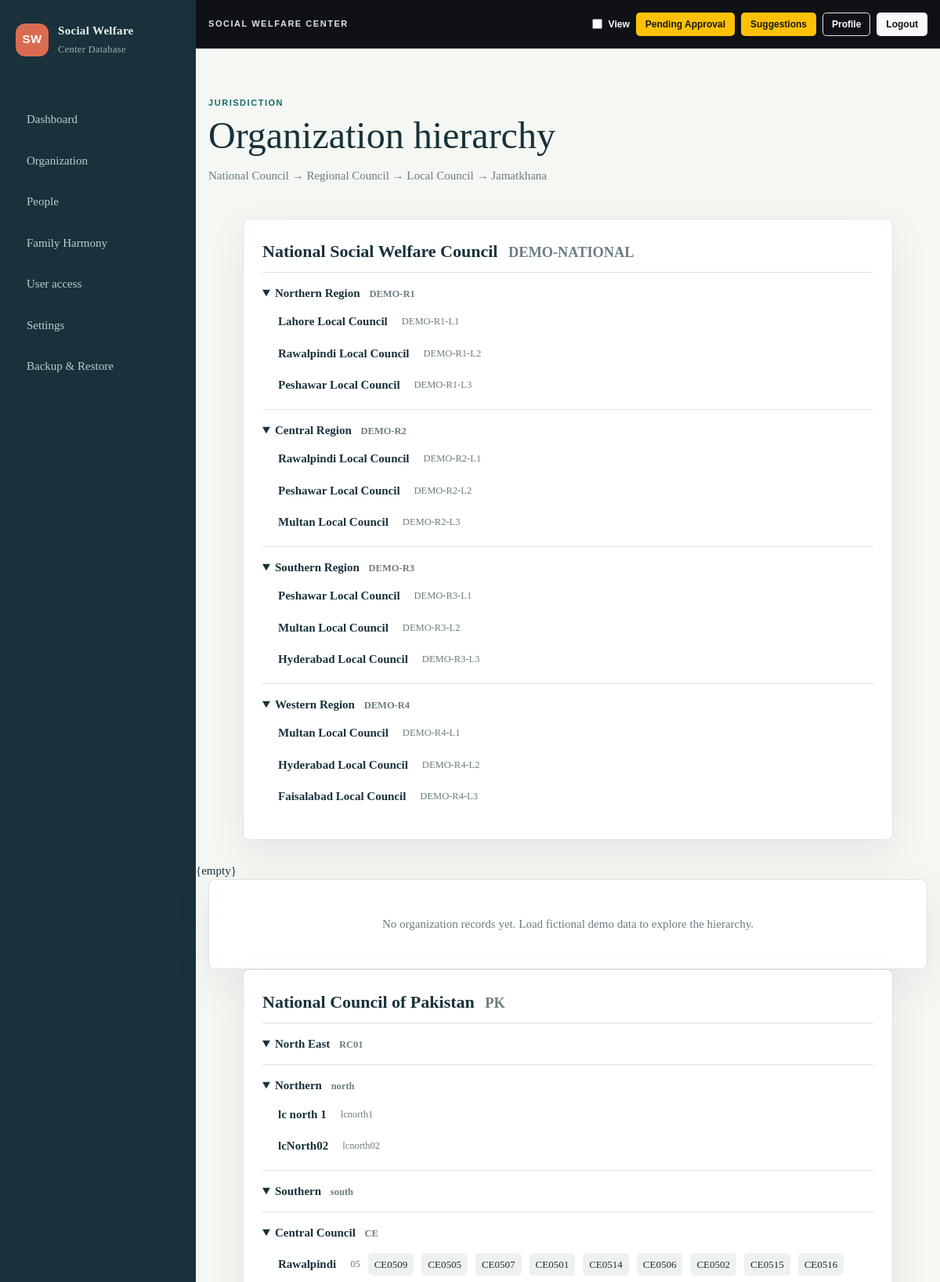
Screenshot of /organization/ (signed in, upper part) with the database file from the repository.
### organization/models.py (models this page shows, shortened)
class TimeStampedModel(models.Model):
    created_at = models.DateTimeField(auto_now_add=True)
    updated_at = models.DateTimeField(auto_now=True)
    class Meta:
        abstract = True

class NationalCouncil(TimeStampedModel):
    name = models.CharField(max_length=160)
    code = models.CharField(max_length=40, unique=True)
    is_active = models.BooleanField(default=True)

class RegionalCouncil(TimeStampedModel):
    national_council = models.ForeignKey(NationalCouncil, on_delete=models.PROTECT, related_name='regions')
    name = models.CharField(max_length=160)
    code = models.CharField(max_length=40, unique=True)
    is_active = models.BooleanField(default=True)
    class Meta:
        indexes = [models.Index(fields=['national_council', 'is_active'])]

class LocalCouncil(TimeStampedModel):
    regional_council = models.ForeignKey(RegionalCouncil, on_delete=models.PROTECT, related_name='locals')
    name = models.CharField(max_length=160)
    code = models.CharField(max_length=40, unique=True)
    is_active = models.BooleanField(default=True)
    class Meta:
        indexes = [models.Index(fields=['regional_council', 'is_active'])]

class Jamatkhana(TimeStampedModel):
    local_council = models.ForeignKey(LocalCouncil, on_delete=models.PROTECT, related_name='jamatkhanas')
    name = models.CharField(max_length=160)
    short_name = models.CharField(max_length=80, blank=True)
    code = models.CharField(max_length=40, unique=True)
    is_active = models.BooleanField(default=True)
    latitude = models.DecimalField(max_digits=9, decimal_places=6, null=True, blank=True)
    longitude = models.DecimalField(max_digits=9, decimal_places=6, null=True, blank=True)
    class Meta:
        indexes = [models.Index(fields=['local_council', 'is_active'])]

### config/views.py (the view)
# urls.py: path('organization/', organization_overview, name='organization'),
@login_required
def organization_overview(request):
    return render(request, 'organization/overview.html', {'nationals': NationalCouncil.objects.prefetch_related('regions__locals__jamatkhanas')})

### config/context_processors.py (called while the page is built)
def social_nav(request):
    count = 0
    if getattr(request, 'user', None) and request.user.is_authenticated:
        try:
            from family_harmony.models import PublicFormInvitation
            count = PublicFormInvitation.objects.filter(submitted_at__isnull=False, profile__isnull=False, profile__status__in=['DRAFT','AWAITING_CONSENT']).count()
        except Exception:
            count = 0
    return {'PENDING_APPROVAL_COUNT': count}

### templates/organization/overview.html
{% extends 'base.html' %}{% block title %}Organization | Social Welfare{% endblock %}{% block content %}<section class="page-head"><div><p class="eyebrow">JURISDICTION</p><h1>Organization hierarchy</h1><p class="muted">National Council → Regional Council → Local Council → Jamatkhana</p></div></section>{% for national in nationals %}<section class="panel hierarchy"><h2>{{ national.name }} <small>{{ national.code }}</small></h2>{% for region in national.regions.all %}<details open><summary>{{ region.name }} <small>{{ region.code }}</small></summary>{% for local in region.locals.all %}<div class="local"><strong>{{ local.name }}</strong><small>{{ local.code }}</small>{% for jk in local.jamatkhanas.all %}<span>{{ jk.short_name|default:jk.name }}</span>{% endfor %}</div>{% endfor %}</details>{% endfor %}</section>{empty}<section class="empty">No organization records yet. Load fictional demo data to explore the hierarchy.</section>{% endfor %}{% endblock %}

### static/app.css (style rules this page uses)
:root { --ink:#18313b;--muted:#6b7d82;--paper:#f5f7f2;--white:#fff;--line:#dce5df;--teal:#126b68;--coral:#d96c50;--shadow:0 18px 50px rgba(24,49,59,.08) }
* { box-sizing:border-box }
body { margin:0;background:var(--paper);color:var(--ink);font:15px/1.5 Georgia,serif }
.eyebrow { font:11px/1.2 Arial,sans-serif;letter-spacing:.14em;color:var(--teal);font-weight:bold }
.page-head { padding:52px 5vw 28px }
h1 { font-size:clamp(30px,4vw,52px);line-height:1.02;margin:8px 0 10px;font-weight:normal }
h2 { margin:0 0 10px;font-size:22px }
.muted { color:var(--muted) }
.metrics article,.panel,.profile-card,.empty { background:var(--white);border:1px solid var(--line);border-radius:8px;box-shadow:var(--shadow) }
.panel { margin:0 5vw 28px;padding:24px }
.hierarchy details { border-top:1px solid var(--line);padding:15px 0 }
.hierarchy summary { cursor:pointer;font-weight:bold }
.hierarchy small { color:var(--muted);margin-left:8px }
.local { padding:14px 0 4px 20px;display:flex;gap:10px;align-items:center;flex-wrap:wrap }
.local span { background:#eef2ef;border-radius:5px;padding:5px 8px;font-size:13px }
.empty { margin:0 5vw;padding:45px;text-align:center;color:var(--muted) }
.page-head,.metrics,.profile-grid { padding-left:16px;padding-right:16px }
.empty { margin:0 16px }

### rows the page displays
NationalCouncil: name "National Social Welfare Council", code "DEMO-NATIONAL"
RegionalCouncil: name "Northern Region", code "DEMO-R1"
LocalCouncil: name "Lahore Local Council", code "DEMO-R1-L1"
LocalCouncil: name "Rawalpindi Local Council", code "DEMO-R1-L2"
LocalCouncil: name "Peshawar Local Council", code "DEMO-R1-L3"
RegionalCouncil: name "Central Region", code "DEMO-R2"
LocalCouncil: name "Rawalpindi Local Council", code "DEMO-R2-L1"
LocalCouncil: name "Peshawar Local Council", code "DEMO-R2-L2"
LocalCouncil: name "Multan Local Council", code "DEMO-R2-L3"
RegionalCouncil: name "Southern Region", code "DEMO-R3"
LocalCouncil: name "Peshawar Local Council", code "DEMO-R3-L1"
LocalCouncil: name "Multan Local Council", code "DEMO-R3-L2"
LocalCouncil: name "Hyderabad Local Council", code "DEMO-R3-L3"
RegionalCouncil: name "Western Region", code "DEMO-R4"
LocalCouncil: name "Multan Local Council", code "DEMO-R4-L1"
LocalCouncil: name "Hyderabad Local Council", code "DEMO-R4-L2"
LocalCouncil: name "Faisalabad Local Council", code "DEMO-R4-L3"
NationalCouncil: name "National Council of Pakistan", code "PK"
RegionalCouncil: name "North East", code "RC01"
RegionalCouncil: name "Northern", code "north"
LocalCouncil: name "lc north 1", code "lcnorth1"
LocalCouncil: name "lcNorth02", code "lcnorth02"
RegionalCouncil: name "Southern", code "south"
RegionalCouncil: name "Central Council", code "CE"
LocalCouncil: name "Rawalpindi", code "05"
Jamatkhana: short_name "CE0509"
Jamatkhana: short_name "CE0505"
Jamatkhana: short_name "CE0507"
Jamatkhana: short_name "CE0501"
Jamatkhana: short_name "CE0514"
Jamatkhana: short_name "CE0506"
Jamatkhana: short_name "CE0502"
Jamatkhana: short_name "CE0515"
Jamatkhana: short_name "CE0516"
